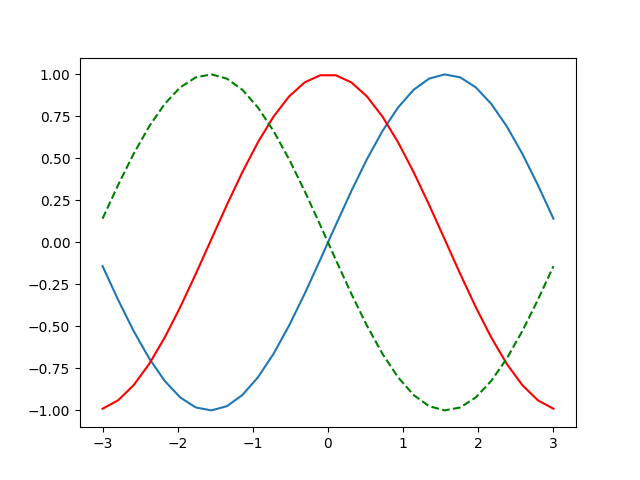

This figure's Python source:
# Import the module
from pylab import *

x = linspace(-3, 3, 30)
plot(x, sin(x))
plot(x, cos(x), "r-")
plot(x, -sin(x), "g--")
# Show the graph using show() function
show()
